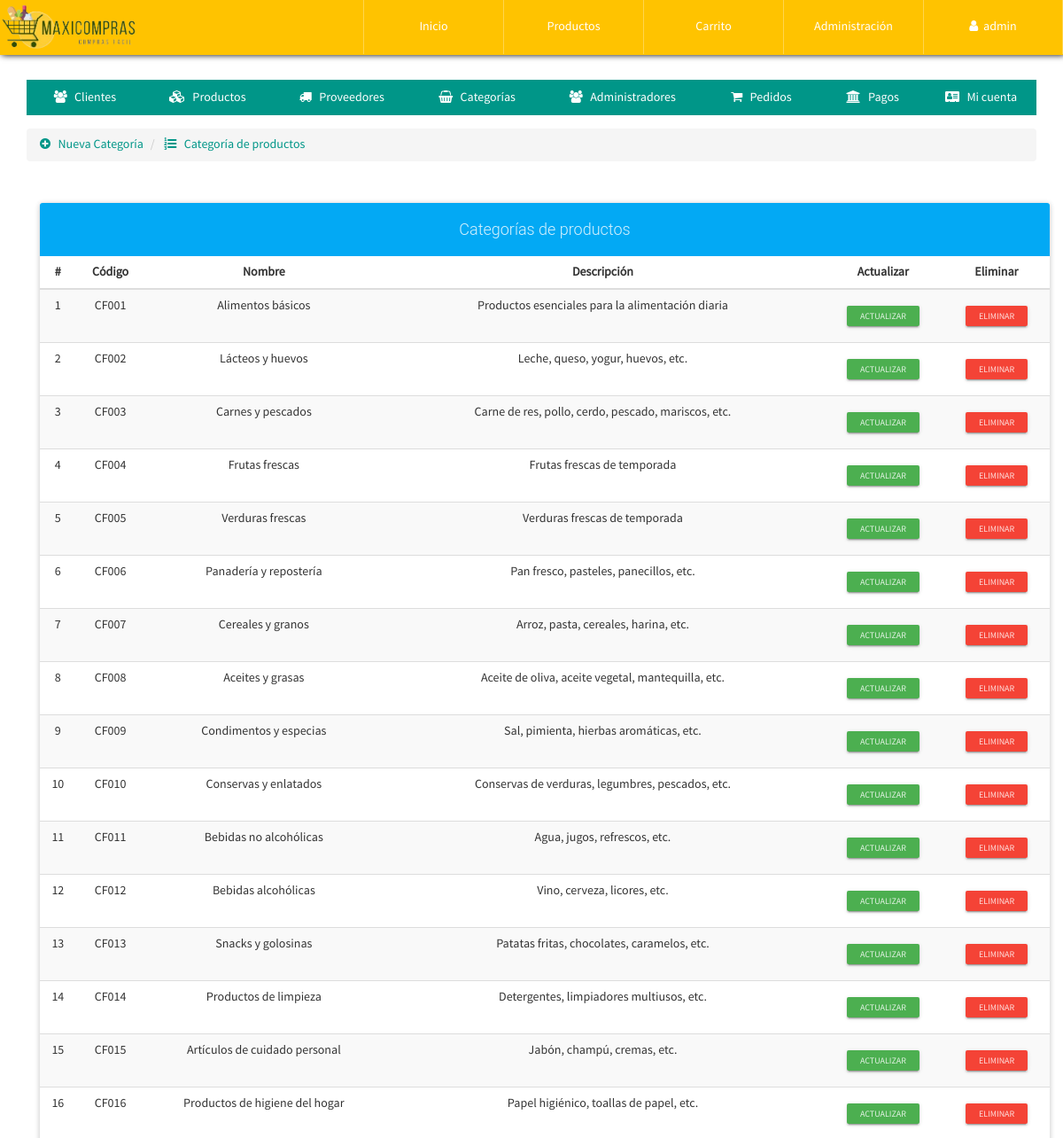
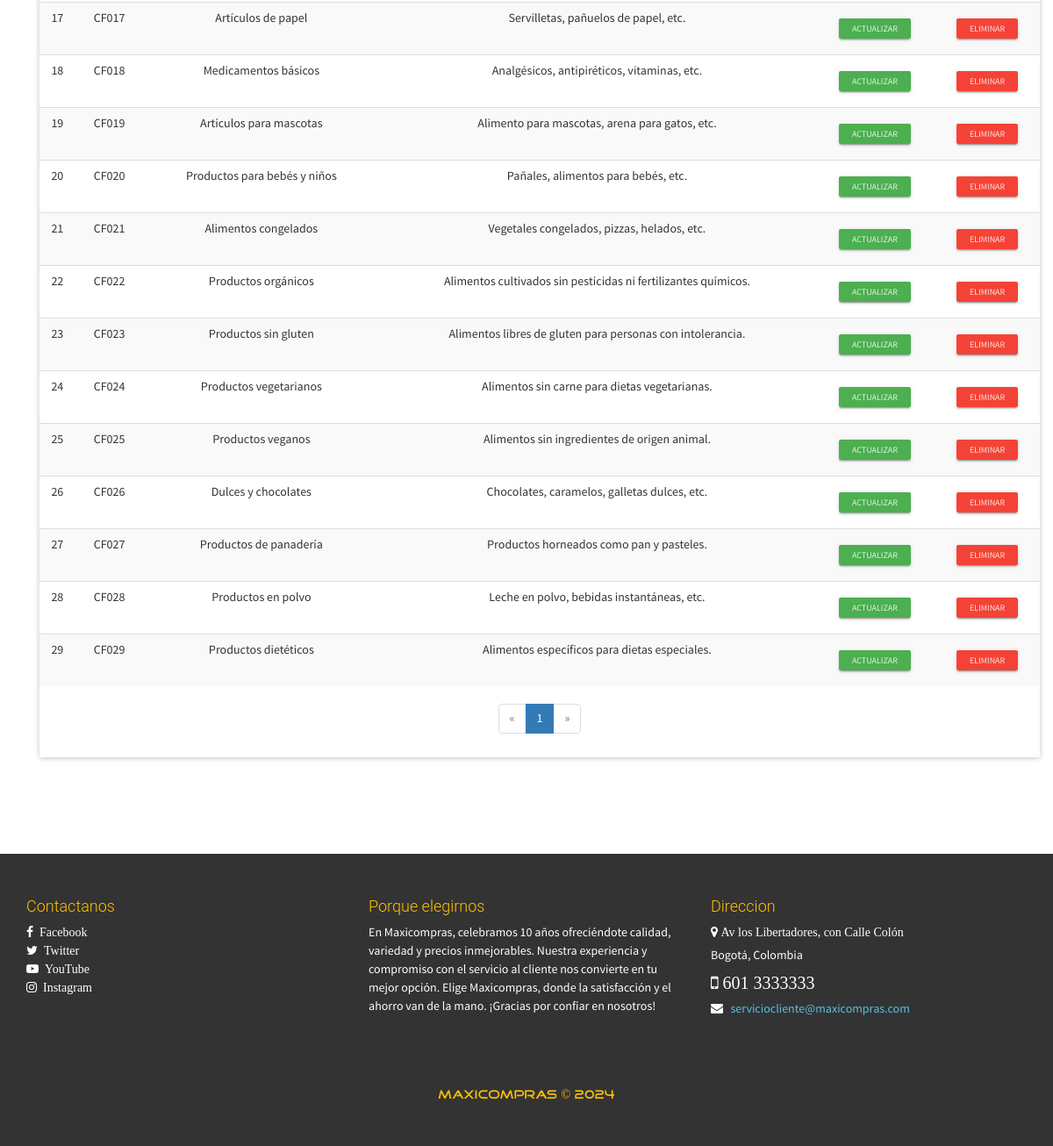
/configAdmin.php?view=categorylist (signed in), run on the app's committed database (2 pictures, top to bottom).
### tables this page shows
CREATE TABLE `categoria` (
  `CodigoCat` varchar(30) NOT NULL,
  `Nombre` varchar(90) NOT NULL,
  `Descripcion` text NOT NULL
);

### admin/categorylist-view.php (the view, shortened to what this page needs)
<ul class="breadcrumb" style="margin-bottom: 5px;">
    <li>
        <a href="configAdmin.php?view=category">
            <i class="fa fa-plus-circle" aria-hidden="true"></i> &nbsp; Nueva Categoría
        </a>
    </li>
    <li>
        <a href="configAdmin.php?view=categorylist"><i class="fa fa-list-ol" aria-hidden="true"></i> &nbsp; Categoría de productos</a>
    </li>
</ul>
<div class="container">
	<div class="row">
        <div class="col-xs-12">
            <br><br>
            <div class="panel panel-info">
                <div class="panel-heading text-center"><h4>Categorías de productos</h4></div>
                <div class="table-responsive">
                    <table class="table table-striped table-hover">
                        <thead class="">
                            <tr>
                            	<th class="text-center">#</th>
                                <th class="text-center">Código</th>
                                <th class="text-center">Nombre</th>
                                <th class="text-center">Descripción</th>
                                <th class="text-center">Actualizar</th>
                              	<th class="text-center">Eliminar</th>
                            </tr>
                        </thead>
                        <tbody>
                            <?php
                            	$mysqli = mysqli_connect(SERVER, USER, PASS, BD);
								mysqli_set_charset($mysqli, "utf8");
								$pagina = isset($_GET['pag']) ? (int)$_GET['pag'] : 1;
								$regpagina = 30;
								$inicio = ($pagina > 1) ? (($pagina * $regpagina) - $regpagina) : 0;
								$categorias=mysqli_query($mysqli,"SELECT SQL_CALC_FOUND_ROWS * FROM categoria LIMIT $inicio, $regpagina");
								$totalregistros = mysqli_query($mysqli,"SELECT FOUND_ROWS()");
								$totalregistros = mysqli_fetch_array($totalregistros, MYSQLI_ASSOC);
								$numeropaginas = ceil($totalregistros["FOUND_ROWS()"]/$regpagina);
								$cr=$inicio+1;
                              while($cate=mysqli_fetch_array($categorias, MYSQLI_ASSOC)){
                            ?>
                            <tr>
	                            <td class="text-center"><?php echo $cr; ?></td>
	                        	<td class="text-center"><?php echo $cate['CodigoCat']; ?></td>
	                        	<td class="text-center"><?php echo $cate['Nombre']; ?></td>
	                        	<td class="text-center"><?php echo $cate['Descripcion']; ?></td>
	                        	<td class="text-center">
	                        		<a href="configAdmin.php?view=categoryinfo&code=<?php echo $cate['CodigoCat']; ?>" class="btn btn-raised btn-xs btn-success">Actualizar</a>
	                        	</td>
	                        	<td class="text-center">
	                        		<form action="process/delcategori.php" method="POST" class="FormCatElec" data-form="delete">
	                        			<button type="submit" class="btn btn-raised btn-xs btn-danger">Eliminar</button>
	                        		</form>
	                        	</td>
                            </tr>
                            <?php
                            	$cr++;
                              }
                            ?>
                        </tbody>
                    </table>
                </div>
                <?php if($numeropaginas>=1): ?>
                <div class="text-center">
                  <ul class="pagination">
                    <?php if($pagina == 1): ?>
                        <li class="disabled">
                            <a>
                                <span aria-hidden="true">&laquo;</span>
                            </a>
                        </li>
                    <?php endif; ?>
                    <?php
                        for($i=1; $i <= $numeropaginas; $i++ ){
                            if($pagina == $i){
                                echo '<li class="active"><a href="configAdmin.php?view=categorylist&pag='.$i.'">'.$i.'</a></li>';
                            }else{
                                echo '<li><a href="configAdmin.php?view=categorylist&pag='.$i.'">'.$i.'</a></li>';
                            }
                        }
                    ?>
                    <?php if($pagina == $numeropaginas): ?>
                        <li class="disabled">
                            <a>
                                <span aria-hidden="true">&raquo;</span>
                            </a>
                        </li>
                    <?php endif; ?>
                  </ul>
                </div>
                <?php endif; ?>
            </div>
        </div>
	</div>
</div>

### css/style.css (style rules this page uses)
body { font-family: "FontFamilySPro"; line-height: 1.5; font-size: 1.4em; width: 100%; height: 100%; margin: 0px; padding: 0px; background-position: center center; background-repeat: no-repeat; background-attachment: fixed; background-size: cover; background-color: #fff; }
#container-page-configAdmin { background-image: url(../assets/img/font-registration.JPG); }

### data on the page
categoria: CodigoCat "CF001", Nombre "Alimentos básicos", Descripcion "Productos esenciales para la alimentación diaria"
categoria: CodigoCat "CF002", Nombre "Lácteos y huevos", Descripcion "Leche, queso, yogur, huevos, etc."
categoria: CodigoCat "CF003", Nombre "Carnes y pescados", Descripcion "Carne de res, pollo, cerdo, pescado, mariscos, etc."
categoria: CodigoCat "CF004", Nombre "Frutas frescas", Descripcion "Frutas frescas de temporada"
categoria: CodigoCat "CF005", Nombre "Verduras frescas", Descripcion "Verduras frescas de temporada"
categoria: CodigoCat "CF006", Nombre "Panadería y repostería", Descripcion "Pan fresco, pasteles, panecillos, etc."
categoria: CodigoCat "CF007", Nombre "Cereales y granos", Descripcion "Arroz, pasta, cereales, harina, etc."
categoria: CodigoCat "CF008", Nombre "Aceites y grasas", Descripcion "Aceite de oliva, aceite vegetal, mantequilla, etc."
categoria: CodigoCat "CF009", Nombre "Condimentos y especias", Descripcion "Sal, pimienta, hierbas aromáticas, etc."
categoria: CodigoCat "CF010", Nombre "Conservas y enlatados", Descripcion "Conservas de verduras, legumbres, pescados, etc."
categoria: CodigoCat "CF011", Nombre "Bebidas no alcohólicas", Descripcion "Agua, jugos, refrescos, etc."
categoria: CodigoCat "CF012", Nombre "Bebidas alcohólicas", Descripcion "Vino, cerveza, licores, etc."
categoria: CodigoCat "CF013", Nombre "Snacks y golosinas", Descripcion "Patatas fritas, chocolates, caramelos, etc."
categoria: CodigoCat "CF014", Nombre "Productos de limpieza", Descripcion "Detergentes, limpiadores multiusos, etc."
categoria: CodigoCat "CF015", Nombre "Artículos de cuidado personal", Descripcion "Jabón, champú, cremas, etc."
categoria: CodigoCat "CF016", Nombre "Productos de higiene del hogar", Descripcion "Papel higiénico, toallas de papel, etc."
categoria: CodigoCat "CF017", Nombre "Artículos de papel", Descripcion "Servilletas, pañuelos de papel, etc."
categoria: CodigoCat "CF018", Nombre "Medicamentos básicos", Descripcion "Analgésicos, antipiréticos, vitaminas, etc."
categoria: CodigoCat "CF019", Nombre "Artículos para mascotas", Descripcion "Alimento para mascotas, arena para gatos, etc."
categoria: CodigoCat "CF020", Nombre "Productos para bebés y niños", Descripcion "Pañales, alimentos para bebés, etc."
categoria: CodigoCat "CF021", Nombre "Alimentos congelados", Descripcion "Vegetales congelados, pizzas, helados, etc."
categoria: CodigoCat "CF022", Nombre "Productos orgánicos", Descripcion "Alimentos cultivados sin pesticidas ni fertilizantes químicos."
categoria: CodigoCat "CF023", Nombre "Productos sin gluten", Descripcion "Alimentos libres de gluten para personas con intolerancia."
categoria: CodigoCat "CF024", Nombre "Productos vegetarianos", Descripcion "Alimentos sin carne para dietas vegetarianas."
categoria: CodigoCat "CF025", Nombre "Productos veganos", Descripcion "Alimentos sin ingredientes de origen animal."
categoria: CodigoCat "CF026", Nombre "Dulces y chocolates", Descripcion "Chocolates, caramelos, galletas dulces, etc."
categoria: CodigoCat "CF027", Nombre "Productos de panadería", Descripcion "Productos horneados como pan y pasteles."
categoria: CodigoCat "CF028", Nombre "Productos en polvo", Descripcion "Leche en polvo, bebidas instantáneas, etc."
categoria: CodigoCat "CF029", Nombre "Productos dietéticos", Descripcion "Alimentos específicos para dietas especiales."

### other printed values
$_SESSION['nombreAdmin'] "admin"
